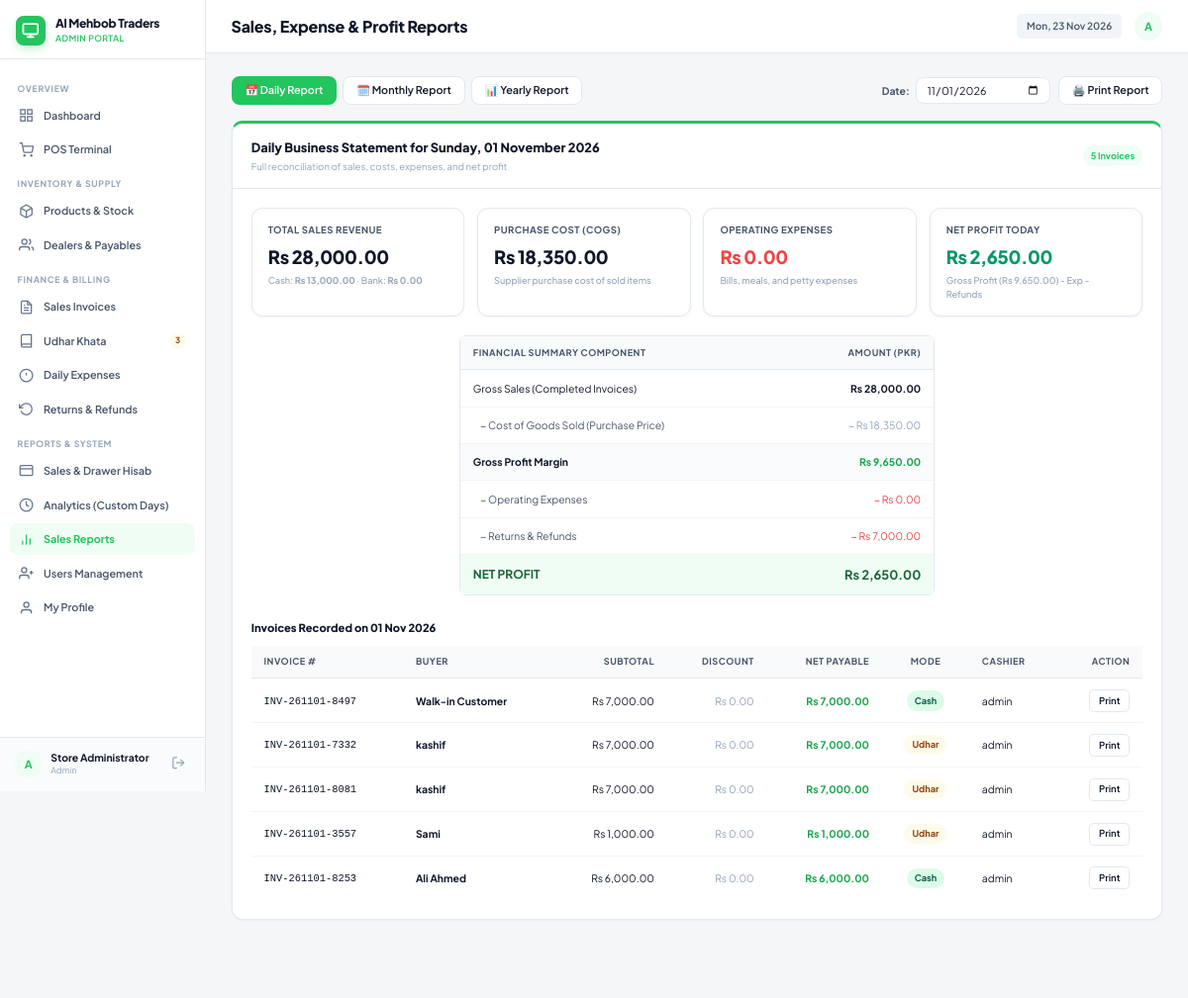
/admin/reports.php?view=daily&date=2026-11-01 (signed in), run on the app's committed database.
### tables this page shows
CREATE TABLE `store_settings` (
  `id` int(11) NOT NULL DEFAULT 1,
  `store_name` varchar(150) NOT NULL DEFAULT 'Super POS Mart',
  `phone` varchar(50) NOT NULL DEFAULT '0300-1234567',
  `address` varchar(255) NOT NULL DEFAULT 'Shop # 12, Main Commercial Market',
  `currency_symbol` varchar(10) NOT NULL DEFAULT 'Rs',
  `receipt_footer` varchar(255) NOT NULL DEFAULT 'Thank you for shopping with us! Items can be returned within 3 days with receipt.'
);

CREATE TABLE `sales` (
  `id` bigint(20) UNSIGNED NOT NULL,
  `invoice_number` varchar(40) NOT NULL,
  `buyer_name` varchar(150) DEFAULT NULL,
  `buyer_phone` varchar(40) DEFAULT NULL,
  `total_amount` decimal(12,2) NOT NULL DEFAULT 0.00,
  `bonus_discount` decimal(12,2) NOT NULL DEFAULT 0.00,
  `net_payable` decimal(12,2) NOT NULL DEFAULT 0.00,
  `paid_amount` decimal(12,2) NOT NULL DEFAULT 0.00,
  `change_returned` decimal(12,2) NOT NULL DEFAULT 0.00,
  `payment_mode` enum('Cash','Bank','Udhar') NOT NULL DEFAULT 'Cash',
  `status` enum('Completed','Returned') NOT NULL DEFAULT 'Completed',
  `operator_id` int(10) UNSIGNED DEFAULT NULL,
  `notes` varchar(255) DEFAULT NULL,
  `created_at` timestamp NOT NULL DEFAULT current_timestamp()
);

CREATE TABLE `users` (
  `id` int(10) UNSIGNED NOT NULL,
  `username` varchar(80) NOT NULL,
  `password_hash` varchar(255) NOT NULL,
  `plain_password` varchar(255) DEFAULT NULL,
  `full_name` varchar(120) DEFAULT NULL,
  `role` varchar(30) NOT NULL DEFAULT 'Operator',
  `status` enum('Active','Frozen') NOT NULL DEFAULT 'Active',
  `created_at` timestamp NOT NULL DEFAULT current_timestamp()
);

### admin/reports.php (the view, shortened to what the rows shown need)
<?php
require_once __DIR__ . '/../includes/functions.php';
$pdo = db();
$view = $_GET['view'] ?? 'daily';
$selectedDate = $_GET['date'] ?? date('Y-m-d');
if ($view === 'daily') {
    $invStmt = $pdo->prepare("SELECT s.*, u.username as operator_name FROM sales s LEFT JOIN users u ON u.id = s.operator_id WHERE DATE(s.created_at) = ? ORDER BY s.id DESC");
    $invStmt->execute([$selectedDate]);
    $dayInvoices = $invStmt->fetchAll();
}
include __DIR__ . '/../includes/header.php';
?>
<?php if ($view === 'daily'): ?>
    <div class="card" style="border-top: 4px solid var(--primary); margin-bottom: 24px;">
        <div class="card-body">
            <div class="table-responsive" style="max-width: 600px; margin: 0 auto 30px;">
                <table class="table" style="border: 1px solid var(--border-color); border-radius: 8px;">
                    <thead>
                        <tr style="background: #f8fafc;">
                            <th>Financial Summary Component</th>
                            <th class="text-right">Amount (PKR)</th>
                        </tr>
                    </thead>
                </table>
            </div>
            <div class="table-responsive">
                <table class="table">
                    <thead>
                        <tr>
                            <th>Invoice #</th>
                            <th>Buyer</th>
                            <th class="text-right">Subtotal</th>
                            <th class="text-right">Discount</th>
                            <th class="text-right">Net Payable</th>
                            <th class="text-center">Mode</th>
                            <th>Cashier</th>
                            <th class="text-right">Action</th>
                        </tr>
                    </thead>
                    <tbody>
                        <?php if (empty($dayInvoices)): ?>
                            <tr>
                                <td colspan="8" class="text-center text-muted" style="padding: 25px;">No sales on this date.</td>
                            </tr>
                        <?php else: ?>
                            <?php foreach ($dayInvoices as $inv): ?>
                                <tr>
                                    <td><code><?= e($inv['invoice_number']) ?></code></td>
                                    <td><strong><?= e($inv['buyer_name'] ?: 'Walk-in') ?></strong></td>
                                    <td class="text-right">Rs <?= money($inv['total_amount']) ?></td>
                                    <td class="text-right text-muted">Rs <?= money($inv['bonus_discount']) ?></td>
                                    <td class="text-right font-bold text-success">Rs <?= money($inv['net_payable']) ?></td>
                                    <td class="text-center"><span class="badge badge-<?= $inv['payment_mode'] === 'Cash' ? 'success' : ($inv['payment_mode'] === 'Bank' ? 'info' : 'warning') ?>"><?= e($inv['payment_mode']) ?></span></td>
                                    <td><?= e($inv['operator_name'] ?? 'System') ?></td>
                                    <td class="text-right">
                                        <a href="<?= url('/print_invoice.php?invoice=' . urlencode($inv['invoice_number'])) ?>" target="_blank" class="btn btn-sm btn-light">Print</a>
                                    </td>
                                </tr>
                            <?php endforeach; ?>
                        <?php endif; ?>
                    </tbody>
                </table>
            </div>
        </div>
    </div>
<?php endif; ?>
<?php include __DIR__ . '/../includes/footer.php'; ?>

### includes/sidebar.php (shortened to what the rows shown need)
<?php
$user = current_user();
$pdo = db();
$settings = get_store_settings($pdo);
?>
<aside class="sidebar no-print" style="display: flex !important; flex-direction: column !important; height: 125vh !important; position: sticky; top: 0; overflow: hidden; background: var(--bg-sidebar); border-right: 1px solid var(--border-color); width: 260px; flex-shrink: 0; z-index: 100;">
    <div class="sidebar-header" style="flex-shrink: 0;">
        <a class="brand-link" href="<?= url(in_array($user['role'], ['Admin', 'Master'], true) ? '/admin/dashboard.php' : '/operator/index.php') ?>">
            <div>
                <div class="brand-title" style="font-size: 15px; font-weight: 800;"><?= e($settings['store_name']) ?></div>
                <div class="brand-subtitle"><?= e($user['role']) ?> Portal</div>
            </div>
        </a>
    </div>
</aside>

### data on the page
store_settings: store_name "Al Mehbob Traders"
sales: invoice_number "INV-261101-8497", buyer_name "Walk-in Customer", total_amount "7,000.00", bonus_discount "0.00", net_payable "7,000.00", payment_mode "Cash", operator.username "admin"
sales: invoice_number "INV-261101-7332", buyer_name "kashif", total_amount "7,000.00", bonus_discount "0.00", net_payable "7,000.00", payment_mode "Udhar", operator.username "admin"
sales: invoice_number "INV-261101-8081", buyer_name "kashif", total_amount "7,000.00", bonus_discount "0.00", net_payable "7,000.00", payment_mode "Udhar", operator.username "admin"
sales: invoice_number "INV-261101-3557", buyer_name "Sami", total_amount "1,000.00", bonus_discount "0.00", net_payable "1,000.00", payment_mode "Udhar", operator.username "admin"
sales: invoice_number "INV-261101-8253", buyer_name "Ali Ahmed", total_amount "6,000.00", bonus_discount "0.00", net_payable "6,000.00", payment_mode "Cash", operator.username "admin"

### other printed values
$user['role'] "ADMIN"
$pendingUdharBadge "3"
substr($user['username'], 0, 1) "A"
$user['full_name'] "Store Administrator"
$user['role'] "Admin"
$page_title "Sales, Expense & Profit Reports"
$daySales['invoices'] "5"
money($daySales['total_sales']) "28,000.00"
money($daySales['cash_sales']) "13,000.00"
money($daySales['bank_sales']) "0.00"
money($dayCogs) "18,350.00"
money($dayExpense['total_expense']) "0.00"
money($netProfit) "2,650.00"
money($grossProfit) "9,650.00"
money($dayReturn['total_refund']) "7,000.00"
